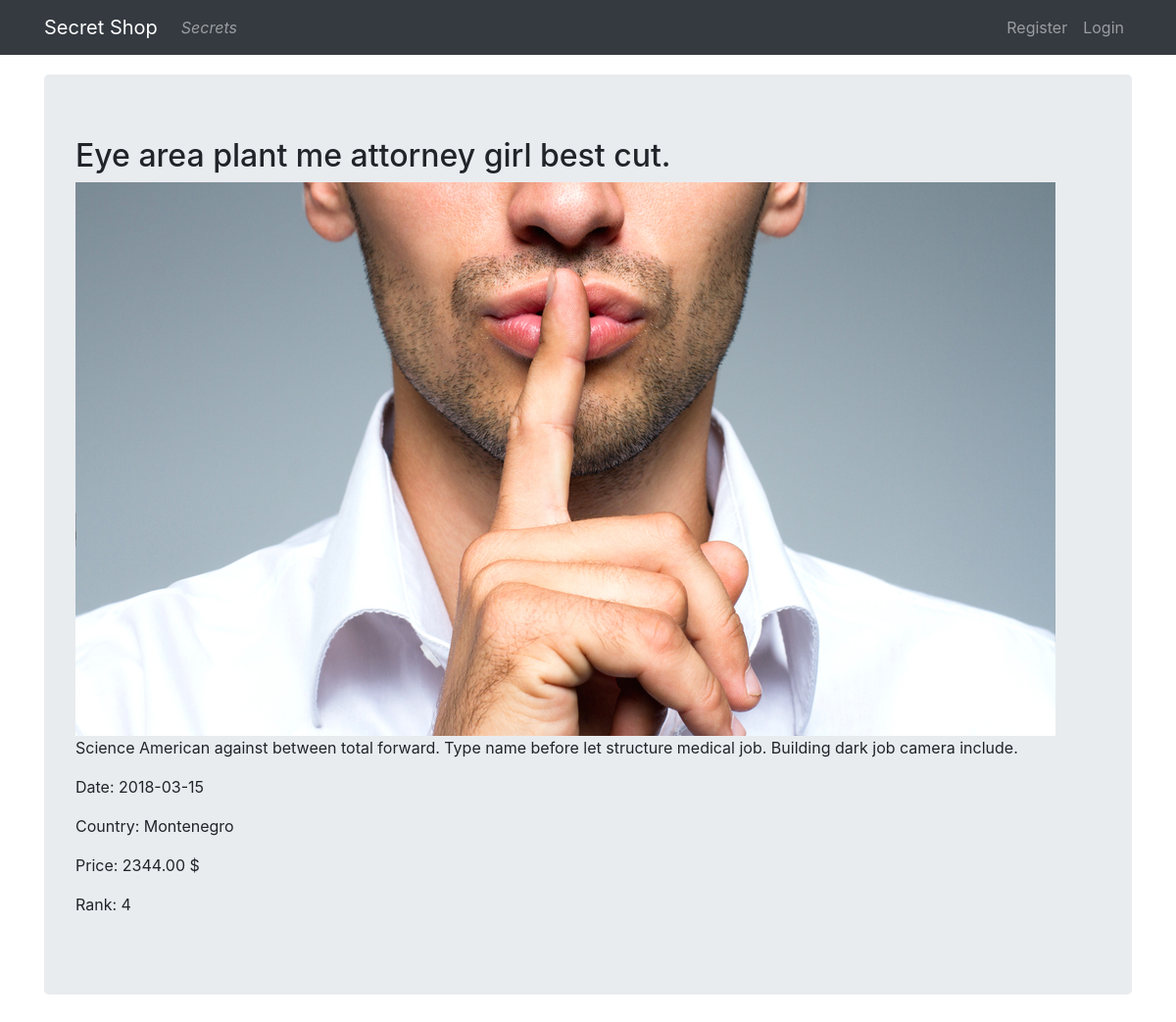
The app's page /details/43/ with its own data.
### secretsmodules/models.py (models this page shows)
class Secret(models.Model):
    title = models.CharField(max_length = 264, unique = False)
    description = models.TextField()
    price = models.DecimalField(decimal_places=2, max_digits=10)
    picture = models.ImageField(upload_to = 'secret_pics',blank = True)
    date = models.DateField()
    country_of_origin = models.ForeignKey('Country',on_delete=models.PROTECT)
    rank = models.IntegerField()

class Country(models.Model):
    name = models.CharField(max_length = 150, unique = True)
    code = models.CharField(max_length = 2, unique = True)

### secretsmodules/views.py (the view)
# urls.py: url(r'^details/(?P<pk>\d{1,50})/$',views.DetailsView.as_view(), name = 'details'),
class DetailsView(DetailView):
    model = models.Secret
    template_name = 'secretsmodules/details.html'
    context_object_name = 'secret'    #default: objectname.

### templates/secretsmodules/details.html
{% extends "secretsmodules/base.html" %}
{% load staticfiles %}
  {% block content %}
    <div class="jumbotron">
        <h2>  {{secret.title}}</h2>
        {% if secret.picture %}
        <img src="{{ secret.picture.url }}" alt="Error" >
        {% else %}
        <img src="{% static 'images/sandman.jpg' %}" >
        {% endif %}
        <div class="">
            <p>
              {{secret.description}}
            </p>
            <p>
                Date: {{secret.date | date:"Y-m-d"}}
            </p>
            <p>
            Country: {{secret.country_of_origin.name}}</p>
            <p>
            Price: {{secret.price}} $
            </p>
            <p>
            Rank: {{secret.rank}}
          </p>
        </div>
    </div>
  {% endblock %}

### records on screen
Secret: title "Eye area plant me attorney girl best cut.", picture (picture), description "Science American against between total forward. Type name before let structure medical job. Building dark job camera include.", date "2018-03-15", country_of_origin.name "Montenegro", price "2344.00", rank "4"
